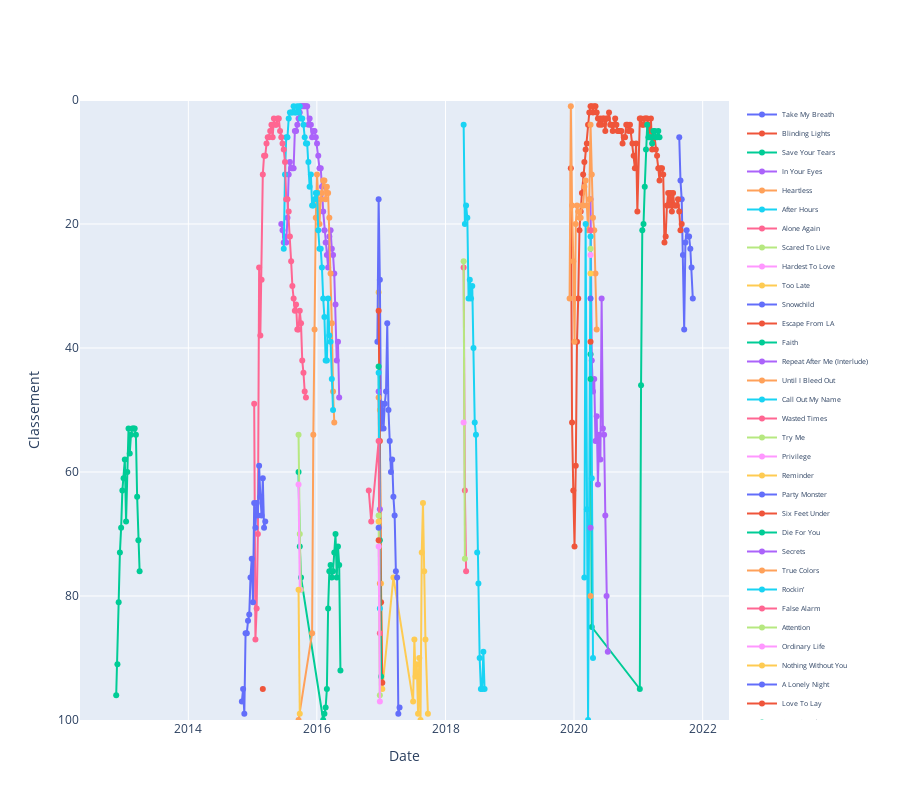

Notebook code cell kept with this figure:
### Code cell
show_music_of_artist(df, "The Weeknd")
